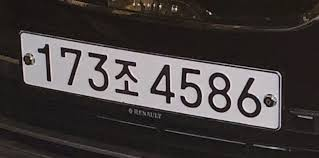
#> input picture 선형대수 4일차/실습/img/img7.jpg, 319 x 158 px
$ python opencv18.py
#> lines starting #> are read from the running program, lines starting #| are printed output that depends on the picture
# 호모그래피 행렬 구하기2
import cv2
import numpy as np

# 클릭한 횟수를 저장합니다.
count_mouse_click = 0

# 호모그래피 행렬을 곱해서 결과를 계산중이면 1을 갖게됩니다.
# 계산중에 마우스 클릭은 무시하기 위해서 사용됩니다.
caculate_start = 0

# 마우스 클릭한 위치를 저장할 리스트입니다.
pointX = []
pointY = []


# OpenCV 창에 보이는 이미지를 클릭시, 클릭한 위치(x,y)를 파라미터로 호출되는 콜백함수입니다.
# [103 lines left out: function CallBackFunc, not called in this run]

# 호모그래피 행렬을 저장할 입력 이미지를 로드합니다.
img_gray = cv2.imread("img/img7.jpg", cv2.IMREAD_GRAYSCALE)
#> img_gray: shape (158, 319); min 0, max 254, mean 64.8

# 이미지 사이즈 조정
img_gray = cv2.resize(img_gray, dsize=(600, 600), interpolation=cv2.INTER_AREA)
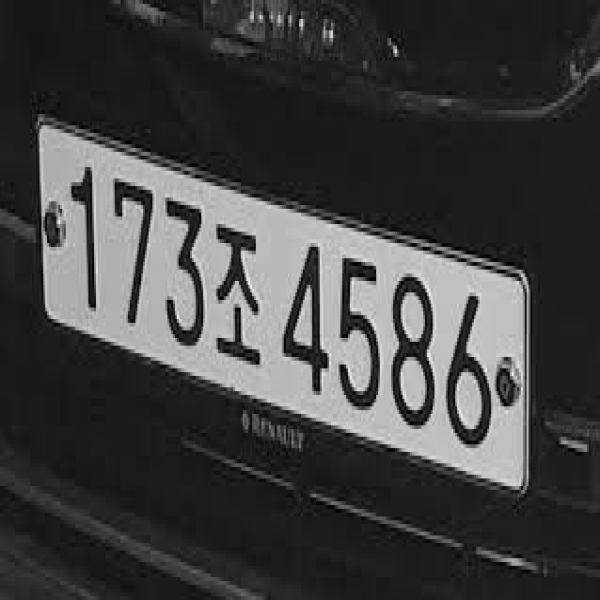
#> img_gray: shape (600, 600); min 0, max 254, mean 64.7

# 타이틀바에 “gray image”를 출력하는 창에 넘파이 배열 img_gray를 보여줍니다.
cv2.imshow("gray image", img_gray)

# 타이틀바에 “gray image”를 출력하는 창을 위해 마우스 콜백 함수를 지정합니다.
cv2.setMouseCallback("gray image", CallBackFunc)

print("left up, right up, left down, right down")

cv2.waitKey(0)

$ run again, with 선형대수 4일차/실습/img/img1.jpg copied over 선형대수 4일차/실습/img/img7.jpg
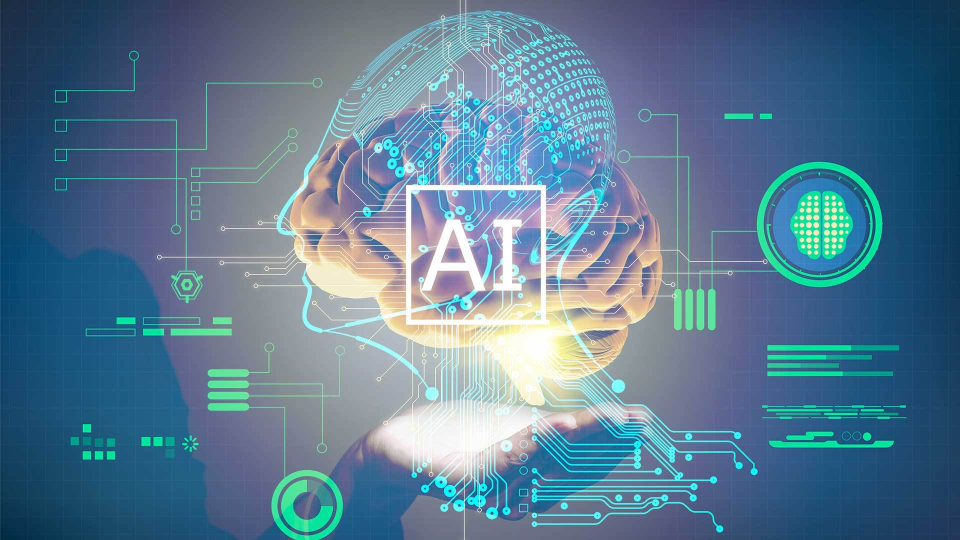
#> input picture 선형대수 4일차/실습/img/img1.jpg, 1920 x 1080 px (shown at 1/2 size)
#> `img_gray = cv2.imread("img/img7.jpg", cv2.IMREAD_GRAYSCALE)`:
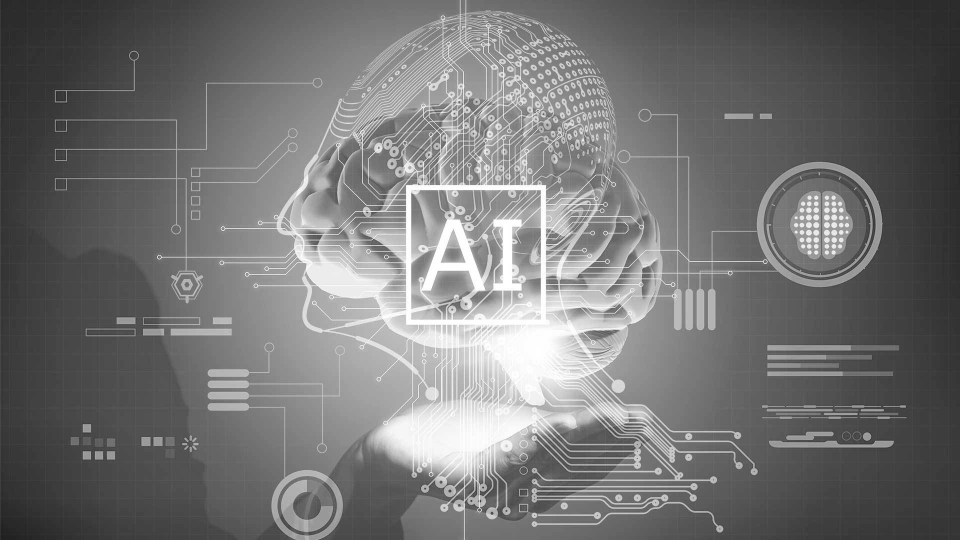
#> img_gray: shape (1080, 1920) (shown at 1/2 size); min 29, max 255, mean 115.6
#> `img_gray = cv2.resize(img_gray, dsize=(600, 600), interpolation=cv2.IN..`:
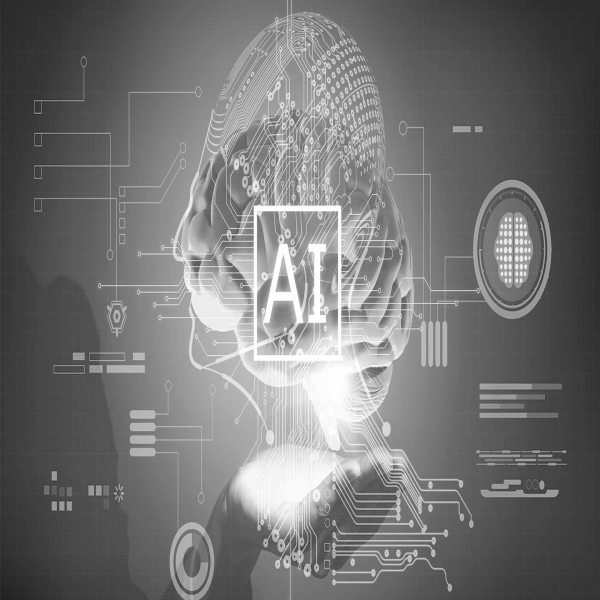
#> img_gray: shape (600, 600); min 33, max 255, mean 115.6

$ run again, with 선형대수 4일차/실습/img/img3.jpg copied over 선형대수 4일차/실습/img/img7.jpg
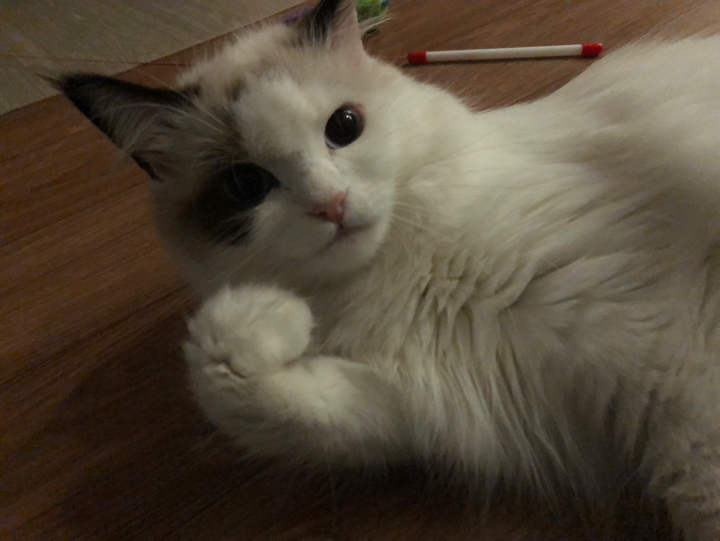
#> input picture 선형대수 4일차/실습/img/img3.jpg, 1440 x 1081 px (shown at 1/2 size)
#> `img_gray = cv2.imread("img/img7.jpg", cv2.IMREAD_GRAYSCALE)`:
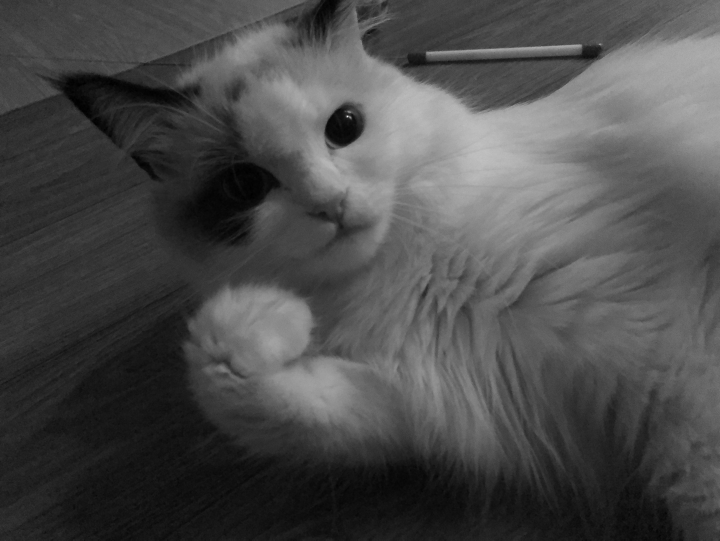
#> img_gray: shape (1081, 1440) (shown at 1/2 size); min 0, max 252, mean 75.2
#> `img_gray = cv2.resize(img_gray, dsize=(600, 600), interpolation=cv2.IN..`:
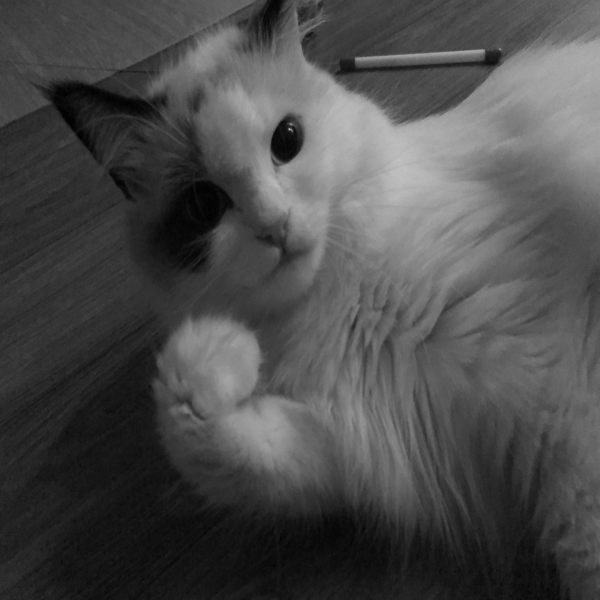
#> img_gray: shape (600, 600); min 1, max 220, mean 75.2

$ run again, with 선형대수 4일차/실습/img/img6.jpg copied over 선형대수 4일차/실습/img/img7.jpg
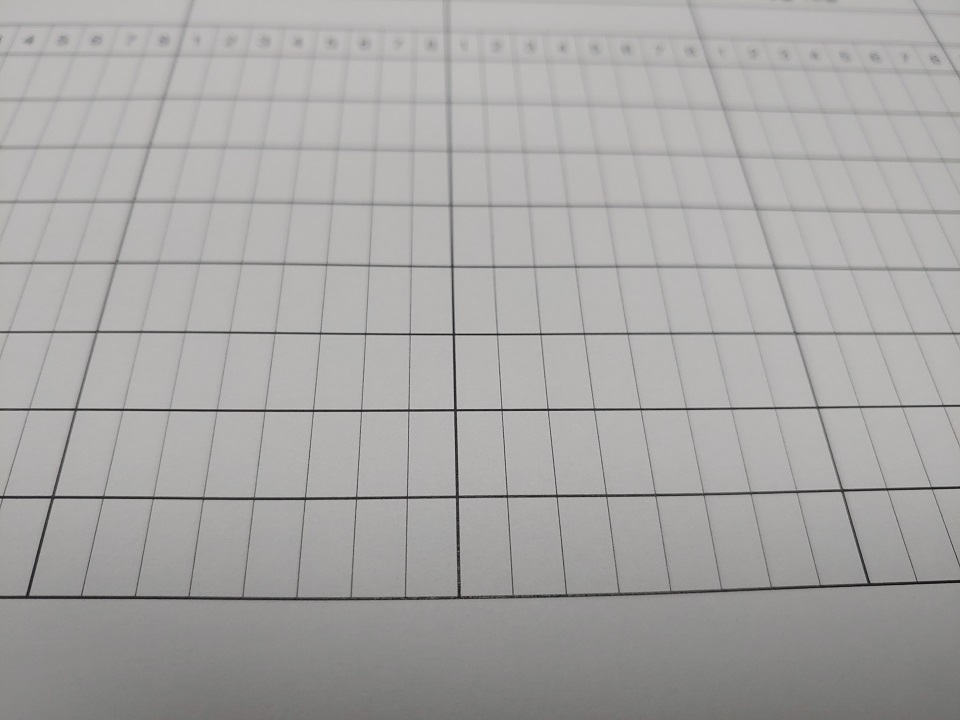
#> input picture 선형대수 4일차/실습/img/img6.jpg, 960 x 720 px
#> `img_gray = cv2.resize(img_gray, dsize=(600, 600), interpolation=cv2.IN..`:
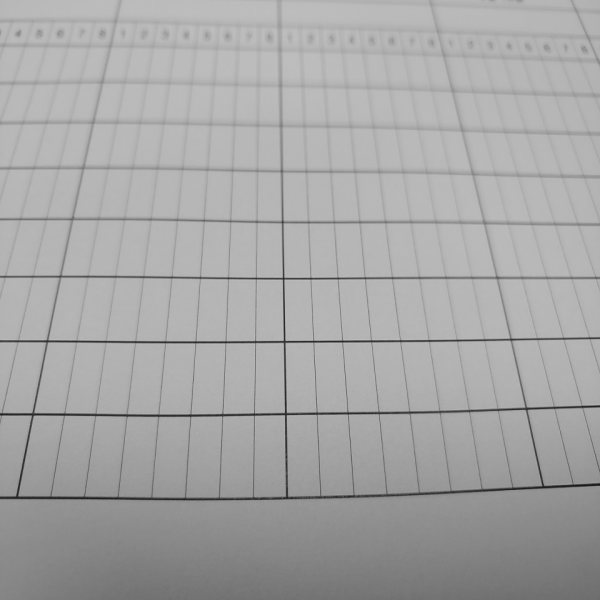
#> img_gray: shape (600, 600); min 19, max 190, mean 166.3
